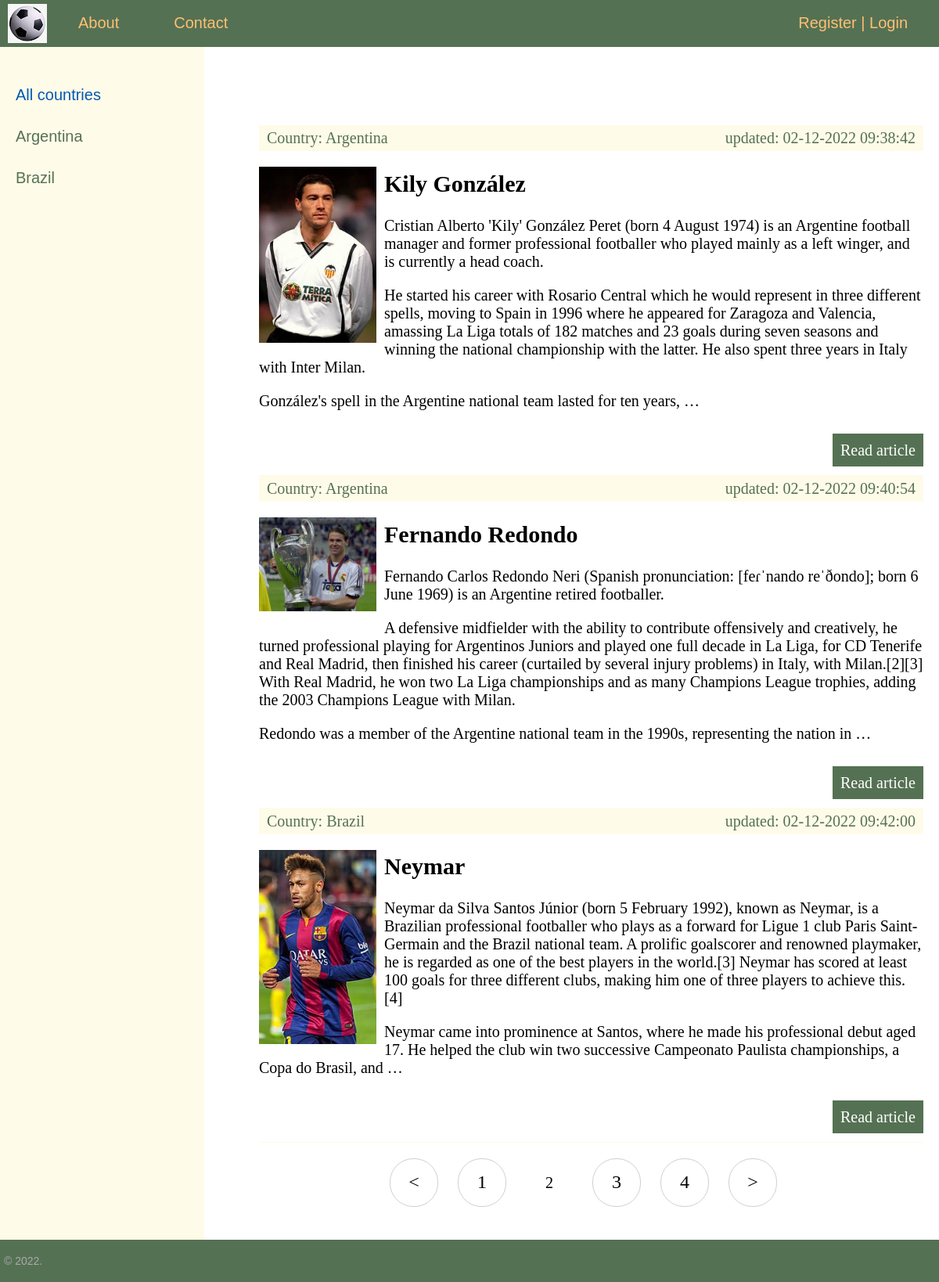
The app's page /wiki/?page=2 with its own data.
### wiki/models.py (models this page shows, shortened)
class Country(models.Model):
    name = models.CharField(max_length=100, db_index=True, verbose_name="Country")
    slug = models.SlugField(max_length=100, unique=True, db_index=True, verbose_name="URL")
    def __str__(self):
        return self.name
    def get_absolute_url(self):
        return reverse('country', kwargs={'country_slug': self.slug})
    class Meta:
        verbose_name = 'Country'
        verbose_name_plural = 'Countries'
        ordering = ['id']

class Footballer(models.Model):
    name = models.CharField(max_length=255, verbose_name="Name")
    slug = models.SlugField(max_length=255, unique=True, db_index=True, verbose_name="URL")
    content = models.TextField(blank=True, verbose_name="Article text")
    photo = models.ImageField(upload_to="photos/%Y/%m/%d/", verbose_name="Photo")
    created_at = models.DateTimeField(auto_now_add=True, verbose_name="Article created at")
    updated_at = models.DateTimeField(auto_now=True, verbose_name="Article updated at")
    published = models.BooleanField(default=True, verbose_name="Article published")
    country = models.ForeignKey('Country', on_delete=models.PROTECT, verbose_name="Country")
    def get_absolute_url(self):
        return reverse('article', kwargs={'article_slug': self.slug})
    class Meta:
        verbose_name = 'Football player'
        verbose_name_plural = 'Football players'
        ordering = ['id']

### wiki/views.py (the view)
# urls.py: path('', WikiHome.as_view(), name='home'),
class WikiHome(DataMixin, ListView):
    model = Footballer
    template_name = 'wiki/index.html'
    context_object_name = 'articles'
    def get_context_data(self, *, object_list=None, **kwargs):
        context = super().get_context_data(**kwargs)
        mixin_context = self.get_user_context(title="Footballers-wiki main page")
        return dict(list(context.items()) + list(mixin_context.items()))
    def get_queryset(self):
        return Footballer.objects.filter(published=True).select_related('country')

### wiki/utils.py (called while the page is built)
    def get_user_context(self, **kwargs):
        context = kwargs
        countries = Country.objects.annotate(Count('footballer'))
        user_menu = menu.copy()
        if not self.request.user.is_authenticated:
            user_menu.pop(1)  # pop add_article
        context['menu'] = user_menu
        context['countries'] = countries
        if 'country_selected' not in context:
            context['country_selected'] = 0
        return context

### wiki/templates/wiki/index.html (shortened to what this page needs)
{% extends 'wiki/base.html' %}
{% block content %}
<ul class="list-articles">
    {% for article in articles %}
    <li>
        <div class="article-panel">
            <p class="first">Country: {{article.country}}</p>
            <p class="last">updated: {{article.updated_at|date:"d-m-Y H:i:s"}}</p>
        </div>
        {% if article.photo %}
        <p><img class="img-article-left thumb" src="{{article.photo.url}}"></p>
        {% endif %}
        <h2>{{article.name}}</h2>
        {% autoescape on %}
        {{article.content|linebreaks|truncatewords:100}}
        {% endautoescape %}
        <p class="link-read-post"><a href="{{ article.get_absolute_url }}">Read article</a></p>
    </li>
    {% endfor %}
</ul>
{% endblock %}

### wiki/templates/wiki/base.html (shortened to what this page needs)
{% load static %}
{% load wiki_tags %}
<!DOCTYPE html>
<html>
<head>
    <link type="text/css" href="{% static 'wiki/css/styles.css' %}" rel="stylesheet"/>
</head>
<body>
<table class="table-page" border=0 cellpadding="0" cellspacing="0">
    <tr>
        <td valign=top>
            {% block mainmenu %}
            <div class="header">
                <ul id="mainmenu" class="mainmenu">
                    <li class="logo"><a href="{% url 'home' %}">
                        <div class="logo"></div>
                    </a></li>
                    {% for m in menu %}
                    <li><a href="{% url m.url_name %}">{{m.title}}</a></li>
                    {% endfor %}
                    {% if request.user.is_authenticated %}
                    <li class="last"> {{user.username}} | <a href="{% url 'logout' %}">Logout</a></li>
                    {% else %}
                    <li class="last"><a href="{% url 'register' %}">Register</a> | <a
                            href="{% url 'login' %}">Login</a></li>
                    {% endif %}
                </ul>
            </div>
            {% endblock mainmenu %}
            <table class="table-content" border=0 cellpadding="0" cellspacing="0">
                <tr>
                    <td valign="top" class="left-chapters">
                        <ul id="leftchapters">
                            {% if country_selected == 0 %}
                            <li class="selected">All countries</li>
                            {% else %}
                            <li><a href="{% url 'home' %}">All countries</a></li>
                            {% endif %}
                            {% for c in countries %}
                            {% if c.footballer__count > 0 %}
                            {% if c.pk == country_selected %}
                            <li class="selected">{{c.name}}</li>
                            {% else %}
                            <li><a href="{{ c.get_absolute_url }}">{{c.name}}</a></li>
                            {% endif %}
                            {% endif %}
                            {% endfor %}
                        </ul>
                    </td>
                    <td valign="top" class="content">
                        <div class="content-text">
                            {% block content %}
                            {% endblock %}
                            {% if page_obj.has_other_pages %}
                            <nav class="list-pages">
                                <ul>
                                    {% if page_obj.has_previous %}
                                    <li class="page-num">
                                        <a href="?page={{ page_obj.previous_page_number }}">&lt;</a>
                                    </li>
                                    {% endif %}
                                    {% for p in paginator.page_range %}
                                    {% if page_obj.number == p %}
                                    <li class="page-num page-num-selected">{{ p }}</li>
                                    {% elif p >= page_obj.number|add:-2 and p <= page_obj.number|add:2 %}
                                    <li class="page-num">
                                        <a href="?page={{ p }}">{{ p }}</a>
                                    </li>
                                    {% endif %}
                                    {% endfor %}
                                    {% if page_obj.has_next %}
                                    <li class="page-num">
                                        <a href="?page={{ page_obj.next_page_number }}">&gt;</a>
                                    </li>
                                    {% endif %}
                                </ul>
                            </nav>
                            {% endif %}
                        </div>
                    </td>
                </tr>
            </table>
        </td>
    </tr>
    <tr>
        <td valign=top>
            <div id="footer">
                <p>&copy; 2022.</p>
            </div>
        </td>
    </tr>
</table>
</body>
</html>

### wiki/static/wiki/css/styles.css (style rules this page uses)
html, body { font-family: 'Arial'; margin: 0; padding: 0; height: 100%; width: 100%; color: #557153; }
a { color: #0059b2; text-decoration: none; }
img { max-width: 600px; height: auto; }
img.img-article-left { max-width: 300px; height: auto; float: left; padding: 0 10px 10px 0; }
img.img-article-left.thumb { max-width: 150px; height: auto; }
p.link-read-post { text-align: right; }
p.link-read-post a { padding: 10px; min-width: 100px; background: #557153; color: #fff; text-decoration: none; }
div.article-panel { background: #FFFBE9; padding: 5px 10px 5px 10px; box-sizing: border-box; overflow: hidden; color: #557153; }
div.article-panel p.first { margin: 0; float: left; }
div.article-panel p.last { margin: 0; float: right; }
ul.list-articles { list-style: none; margin: 0; padding: 0; }
ul.list-articles li { border-bottom: 1px solid #FFFBE9; }
.table-page { width: 100%; height: 100%; vertical-align: top; }
.table-page tr { height: 100%; }
.header { background: #557153; height: 60px; }
.logo { background: url('../images/logo.png') no-repeat 10px 5px; width: 70px; height: 60px; }
ul.mainmenu { list-style: none; margin: 0; padding: 0; height: 60px; color: #fdc073; font-size: 20px; overflow: hidden; }
ul.mainmenu li { float: left; margin: 18px 40px 0 30px; }
ul.mainmenu li.logo { margin: 0; }
ul.mainmenu li.last { float: right; }
ul.mainmenu li a { color: #fdc073; text-decoration: none; }
.table-content { width: 100%; min-height: 100%; height: 100%; }
.left-chapters { margin: 0; background: #FFFBE9; border-right: 1px solid #FFFBE9; min-height: 100%; }
.left-chapters ul { width: 230px; min-height: 100%; margin: 0; padding: 20px 10px 10px 20px; list-style: none; font-size: 20px; }
.left-chapters ul li { margin: 30px 0 0 0; color: #999; }
.left-chapters ul li.selected { color: #0059b2; }
.left-chapters ul li a { color: #557153; text-decoration: none; }
.content { padding: 40px 20px 20px 40px; width: 100%; box-sizing: border-box; }
.content-text { margin: 60px 0 0 30px; color: #000; font-size: 20px; font-family: Yandex Sans Display Light; }
#footer { box-sizing: border-box; background: #557153; padding: 5px; color: #aaa; font-size: 14px; font-family: Verdana, Geneva, Arial, Helvetica; text-align: left; overflow: hidden; }
.list-pages { text-align: center; margin: 0 0 20px 0; }
.list-pages ul { margin: 20px 0 0 0; padding: 0; list-style: none; }
.list-pages ul li { display: inline-block; margin: 0 20px 0 0; }
.list-pages a { color: #000; font-size: 24px; text-decoration: none; }
.list-pages .page-num, .page-num-selected { display: inline-block; width: 60px; height: 44px; padding: 16px 0 0 0; border: 1px solid #d0d0d0; border-radius: 30px; }
.list-pages .page-num-selected { border: none; color: #000; font-size: 20px; }

### records on screen
Country: name "Argentina"
Country: name "Brazil"
Footballer: country "Argentina", updated_at "02-12-2022 09:38:42", photo (picture), name "Kily González", content "Cristian Alberto 'Kily' González Peret (born 4 August 1974) is an Argentine football manager and former professional footballer who played mainly as a left winger, and is currently a head coach. He started his career with Rosario Central which he would represent in three different spells, moving to Spain in 1996 where he appeared for Zaragoza and Valencia, amassing La Liga totals of 182 matches and 23 goals during seven seasons and winning the national championship with the latter. He also spent three years in Italy with Inter Milan. González's spell in the Argentine national team lasted for ten years, …"
Footballer: country "Argentina", updated_at "02-12-2022 09:40:54", photo (picture), name "Fernando Redondo", content "Fernando Carlos Redondo Neri (Spanish pronunciation: [feɾˈnando reˈðondo]; born 6 June 1969) is an Argentine retired footballer. A defensive midfielder with the ability to contribute offensively and creatively, he turned professional playing for Argentinos Juniors and played one full decade in La Liga, for CD Tenerife and Real Madrid, then finished his career (curtailed by several injury problems) in Italy, with Milan.[2][3] With Real Madrid, he won two La Liga championships and as many Champions League trophies, adding the 2003 Champions League with Milan. Redondo was a member of the Argentine national team in the 1990s, representing the nation in …"
Footballer: country "Brazil", updated_at "02-12-2022 09:42:00", photo (picture), name "Neymar", content "Neymar da Silva Santos Júnior (born 5 February 1992), known as Neymar, is a Brazilian professional footballer who plays as a forward for Ligue 1 club Paris Saint-Germain and the Brazil national team. A prolific goalscorer and renowned playmaker, he is regarded as one of the best players in the world.[3] Neymar has scored at least 100 goals for three different clubs, making him one of three players to achieve this.[4] Neymar came into prominence at Santos, where he made his professional debut aged 17. He helped the club win two successive Campeonato Paulista championships, a Copa do Brasil, and …"

### other values on screen
{{ m.title }} "About" "Contact"
{{ p }} "1" "3" "4"
{{ p }} "2"
